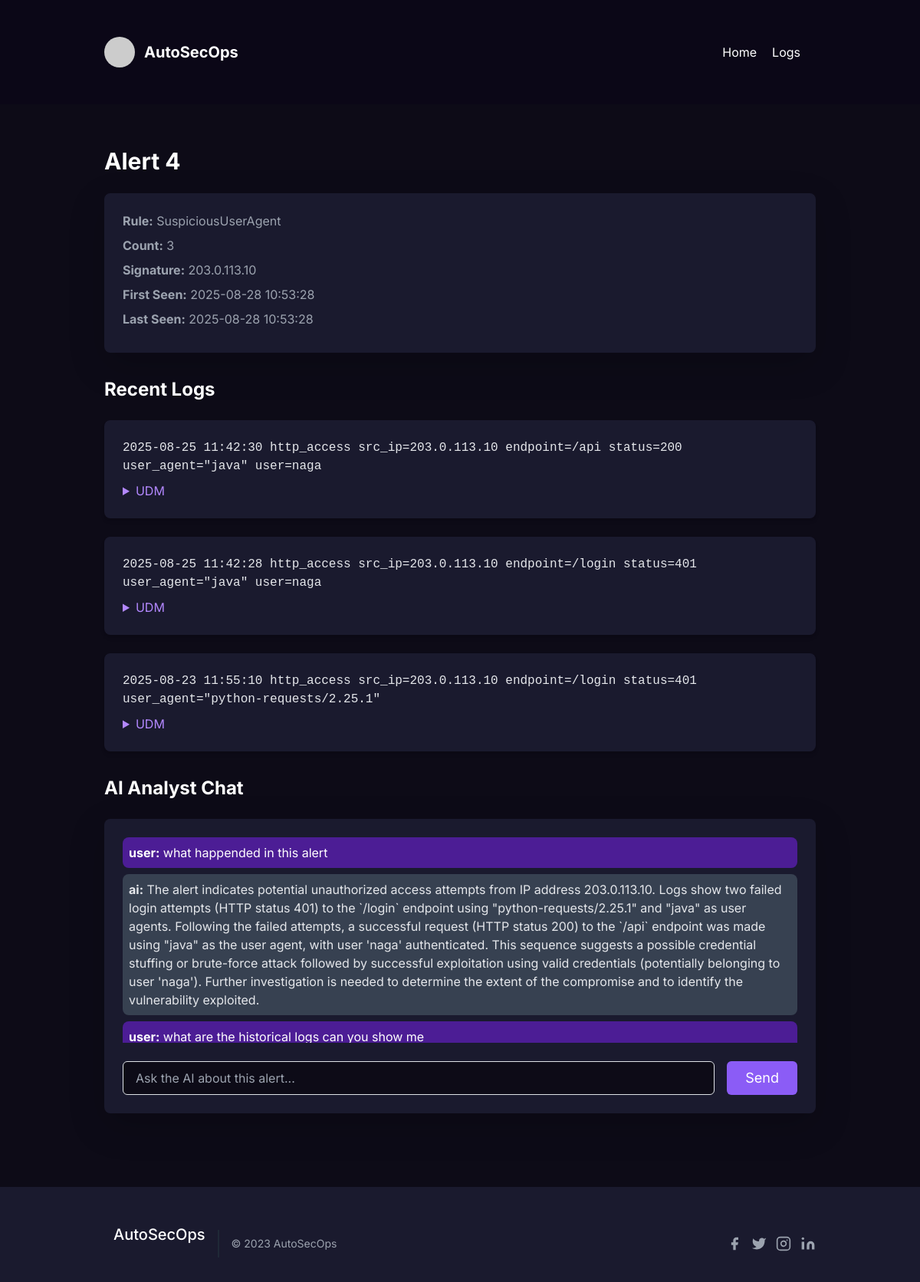
Screenshot of /alert/4 with the database file from the repository.
### app.py (models this page shows)
class Alert(db.Model):
    id = db.Column(db.Integer, primary_key=True)
    yara_rule_name = db.Column(db.String(255), nullable=True)
    rule_id = db.Column(db.Integer, db.ForeignKey('rule.id'), nullable=True)
    signature = db.Column(db.String(128), unique=True, nullable=False)
    count = db.Column(db.Integer, default=1)
    first_seen = db.Column(db.DateTime, default=now_utc)
    last_seen = db.Column(db.DateTime, default=now_utc)
    sample_log_id = db.Column(db.Integer, db.ForeignKey('log.id'), nullable=True)
    display_sig = db.Column(db.String(255), nullable=True)

class Log(db.Model):
    id = db.Column(db.Integer, primary_key=True)
    raw = db.Column(db.Text, nullable=False)
    timestamp = db.Column(db.DateTime, nullable=True)
    udm = db.Column(db.Text)  # JSON string
    created_at = db.Column(db.DateTime, default=now_utc)

class AlertLog(db.Model):
    id = db.Column(db.Integer, primary_key=True)
    alert_id = db.Column(db.Integer, db.ForeignKey('alert.id'))
    log_id = db.Column(db.Integer, db.ForeignKey('log.id'))
    created_at = db.Column(db.DateTime, default=now_utc)

class ChatHistory(db.Model):
    id = db.Column(db.Integer, primary_key=True)
    alert_id = db.Column(db.Integer, db.ForeignKey('alert.id'), nullable=False)
    role = db.Column(db.String(10), nullable=False) # 'user' or 'ai'
    message = db.Column(db.Text, nullable=False)
    timestamp = db.Column(db.DateTime, default=now_utc)

### app.py (the view)
@app.route('/alert/<int:alert_id>')
def alert_view(alert_id):
    a = Alert.query.get_or_404(alert_id)
    links = AlertLog.query.filter_by(alert_id=alert_id).order_by(AlertLog.created_at.desc()).limit(50).all()
    chat_history = ChatHistory.query.filter_by(alert_id=alert_id).order_by(ChatHistory.timestamp.asc()).all()
    return render_template('alert_view.html', alert=a, links=links, Log=Log, chat_history=chat_history)

### templates/alert_view.html (shortened to what this page needs)
<!doctype html>
<html lang="en">
<head>
    <link href="https://cdn.jsdelivr.net/npm/bootstrap@5.3.0/dist/css/bootstrap.min.css" rel="stylesheet">
    <link href="https://cdn.jsdelivr.net/npm/tailwindcss@2.2.19/dist/tailwind.min.css" rel="stylesheet">
</head>
<body>
    <div class="fixed top-0 left-0 w-full z-50">
        <header class="text-white body-font bg-custom-dark">
            <div class="container mx-auto flex p-5 items-center justify-between">
                <a class="flex items-center text-white">
                    <img src="https://placehold.co/40x40/5c5c8a/FFFFFF" alt="Logo" class="w-10 h-10 rounded-full">
                    <span class="ml-3 text-xl font-bold">AutoSecOps</span>
                </a>
                <nav class="md:ml-auto flex flex-wrap items-center text-base justify-center">
                    <a href="/" class="mr-5 hover:text-purple-400 cursor-pointer transition-colors">Home</a>
                    <a href="/logs" class="mr-5 hover:text-purple-400 cursor-pointer transition-colors">Logs</a>
                </nav>
            </div>
        </header>
    </div>
    <main class="min-h-screen bg-gray-900 pt-24">
        <section id="alert-details" class="text-gray-400 body-font">
            <div class="container mx-auto px-5 py-24">
                <h2 class="text-3xl font-bold text-white mb-4">Alert {{ alert.id }}</h2>
                <div class="bg-gray-800 p-6 rounded-lg shadow-lg mb-8">
                    <p class="mb-2"><strong>Rule:</strong> {{ alert.yara_rule_name or alert.rule_id or 'N/A' }}</p>
                    <p class="mb-2"><strong>Count:</strong> {{ alert.count }}</p>
                    <p class="mb-2"><strong>Signature:</strong> {{ alert.display_sig or alert.yara_rule_name or 'N/A' }}</p>
                    <p class="mb-2"><strong>First Seen:</strong> {{ alert.first_seen.strftime('%Y-%m-%d %H:%M:%S') }}</p>
                    <p class="mb-2"><strong>Last Seen:</strong> {{ alert.last_seen.strftime('%Y-%m-%d %H:%M:%S') }}</p>
                </div>
                <h3 class="text-2xl font-bold text-white mb-4">Recent Logs</h3>
                {% for link in links %}
                {% set log = Log.query.get(link.log_id) %}
                {% if log %}
                <div class="bg-gray-800 p-4 rounded-lg shadow-md mb-4">
                    <pre class="text-gray-200" style="white-space:pre-wrap;">{{ log.raw }}</pre>
                    <details class="mt-2">
                        <summary class="text-purple-400 cursor-pointer">UDM</summary>
                    </details>
                </div>
                {% endif %}
                {% endfor %}
                <h3 class="text-2xl font-bold text-white mt-8 mb-4">AI Analyst Chat</h3>
                <div class="bg-gray-800 p-6 rounded-lg shadow-lg flex flex-col h-96">
                    <div id="chat-messages" class="flex-grow overflow-y-auto mb-4">
                        {% for chat in chat_history %}
                        <div class="mb-2 p-2 rounded-lg {% if chat.role == 'user' %}bg-purple-900 text-white{% else %}bg-gray-700 text-gray-200{% endif %}">
                            <strong>{{ chat.role }}:</strong> {{ chat.message }}
                        </div>
                        {% endfor %}
                    </div>
                    <form id="chat-form" class="flex">
                        <input type="text" id="chat-input" name="message" placeholder="Ask the AI about this alert..." class="flex-grow bg-gray-900 rounded border border-gray-700 focus:border-purple-500 text-base outline-none text-gray-100 py-1 px-3 leading-8 transition-colors duration-200 ease-in-out" required>
                        <button type="submit" class="ml-4 text-white bg-purple-500 border-0 py-2 px-6 focus:outline-none hover:bg-purple-600 rounded text-lg">Send</button>
                    </form>
                </div>
            </div>
        </section>
    </main>
    <footer class="text-gray-400 bg-gray-800 body-font mt-auto">
        <div class="container px-5 py-8 mx-auto flex items-center sm:flex-row flex-col">
            <a class="flex title-font font-medium items-center md:justify-start justify-center text-white">
                <span class="ml-3 text-xl">AutoSecOps</span>
            </a>
            <p class="text-sm text-gray-400 sm:ml-4 sm:pl-4 sm:border-l-2 sm:border-gray-800 sm:py-2 sm:mt-0 mt-4">
                © 2023 AutoSecOps
            </p>
            <span class="inline-flex sm:ml-auto sm:mt-0 mt-4 justify-center sm:justify-start">
                <a class="text-gray-400">
                    <svg fill="currentColor" stroke-linecap="round" stroke-linejoin="round" stroke-width="2" class="w-5 h-5" viewBox="0 0 24 24">
                        <path d="M18 2h-3a5 5 0 00-5 5v3H7v4h3v8h4v-8h3l1-4h-4V7a1 1 0 011-1h3z"></path>
                    </svg>
                </a>
                <a class="ml-3 text-gray-400">
                    <svg fill="currentColor" stroke-linecap="round" stroke-linejoin="round" stroke-width="2" class="w-5 h-5" viewBox="0 0 24 24">
                        <path d="M23 3a10.9 10.9 0 01-3.14 1.53 4.48 4.48 0 00-7.86 3v1A10.66 10.66 0 013 4s-4 9 5 13a11.64 11.64 0 01-7 2c9 5 20 0 20-11.5a4.5 4.5 0 00-.08-.83A7.72 7.72 0 0023 3z"></path>
                    </svg>
                </a>
                <a class="ml-3 text-gray-400">
                    <svg fill="none" stroke="currentColor" stroke-linecap="round" stroke-linejoin="round" stroke-width="2" class="w-5 h-5" viewBox="0 0 24 24">
                        <rect width="20" height="20" x="2" y="2" rx="5" ry="5"></rect>
                        <path d="M16 11.37A4 4 0 1112.63 8 4 4 0 0116 11.37zm1.5-4.87h.01"></path>
                    </svg>
                </a>
                <a class="ml-3 text-gray-400">
                    <svg fill="currentColor" stroke="currentColor" stroke-linecap="round" stroke-linejoin="round" stroke-width="0" class="w-5 h-5" viewBox="0 0 24 24">
                        <path stroke="none" d="M16 8a6 6 0 016 6v7h-4v-7a2 2 0 00-2-2 2 2 0 00-2 2v7h-4v-7a6 6 0 016-6zM2 9h4v12H2z"></path>
                        <circle cx="4" cy="4" r="2" stroke="none"></circle>
                    </svg>
                </a>
            </span>
        </div>
    </footer>
</body>
</html>

### templates/alert_view.html (style rules this page uses)
body { font-family: 'Inter', sans-serif; background-color: #0d0b17; }
.bg-custom-dark { background-color: #0b0717; }
.bg-gray-900 { background-color: #0d0b17; }
.bg-gray-800 { background-color: #1a1a2e; }
.text-purple-400 { color: #b388ff; }

### rows the page displays
Alert: id "4", yara_rule_name "SuspiciousUserAgent", count "3", display_sig "203.0.113.10", first_seen "2025-08-28 10:53:28", last_seen "2025-08-28 10:53:28"
Log: raw "2025-08-25 11:42:30 http_access src_ip=203.0.113.10 endpoint=/api status=200 user_agent=\"java\" user=naga"
Log: raw "2025-08-25 11:42:28 http_access src_ip=203.0.113.10 endpoint=/login status=401 user_agent=\"java\" user=naga"
Log: raw "2025-08-23 11:55:10 http_access src_ip=203.0.113.10 endpoint=/login status=401 user_agent=\"python-requests/2.25.1\""
ChatHistory: role "user", message "what happended in this alert"
ChatHistory: role "ai", message "The alert indicates potential unauthorized access attempts from IP address 203.0.113.10. Logs show two failed login attempts (HTTP status 401) to the `/login` endpoint using \"python-requests/2.25.1\" and \"java\" as user agents. Following the failed attempts, a successful request (HTTP status 200) to the `/api` endpoint was made using \"java\" as the user agent, with user 'naga' authenticated. This sequence suggests a possible credential stuffing or brute-force attack followed by successful exploitation using valid credentials (potentially belonging to user 'naga'). Further investigation is needed to determine the extent of the compromise and to identify the vulnerability exploited."
ChatHistory: role "user", message "what are the historical logs can you show me"
